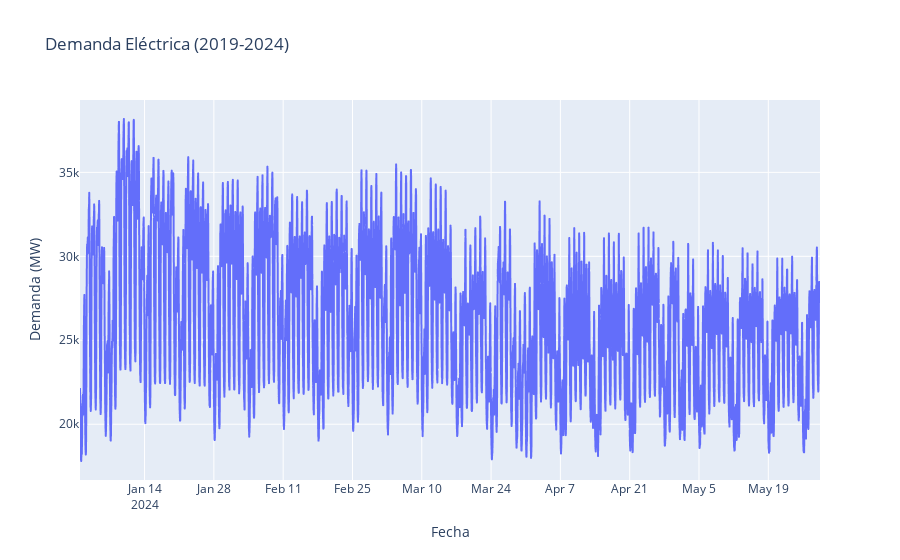

Notebook code for this chart:
### Code cell
import plotly.express as px

fig = px.line(df_2024_first_period, x='datetime_utc', y='Demanda real', title='Demanda Eléctrica (2019-2024)')
fig.update_layout(xaxis_title='Fecha', yaxis_title='Demanda (MW)')
fig.show()

### Figure 1 — Plotly figure (JSON) as saved in the notebook; plotly's stock layout.template omitted (floating-point values rounded to 4 significant figures; data arrays with more than 128 entries replaced by an {"elided": "..."} marker saying what was removed)
{"data": [{"hovertemplate": "datetime_utc=%{x}<br>Demanda real=%{y}<extra></extra>", "legendgroup": "", "line": {"color": "#636efa", "dash": "solid"}, "marker": {"symbol": "circle"}, "mode": "lines", "name": "", "showlegend": false, "type": "scattergl", "x": {"elided": "43053 str values"}, "xaxis": "x", "y": {"elided": "43053 int values"}, "yaxis": "y"}], "layout": {"legend": {"tracegroupgap": 0}, "title": {"text": "Demanda Eléctrica (2019-2024)"}, "xaxis": {"anchor": "y", "domain": [0, 1], "title": {"text": "Fecha"}}, "yaxis": {"anchor": "x", "domain": [0, 1], "title": {"text": "Demanda (MW)"}}}}
